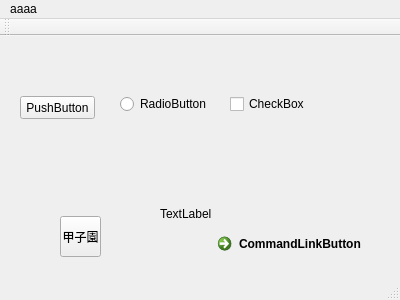
<?xml version="1.0" encoding="UTF-8"?>
<ui version="4.0">
 <class>MainWindow</class>
 <widget class="QMainWindow" name="MainWindow">
  <property name="geometry">
   <rect>
    <x>0</x>
    <y>0</y>
    <width>400</width>
    <height>300</height>
   </rect>
  </property>
  <property name="windowTitle">
   <string>MainWindow</string>
  </property>
  <property name="windowFilePath">
   <string>C:\Program Files\gnuplot\bin\wgnuplot.exe</string>
  </property>
  <property name="tabShape">
   <enum>QTabWidget::Rounded</enum>
  </property>
  <widget class="QWidget" name="centralWidget">
   <widget class="QLabel" name="label">
    <property name="geometry">
     <rect>
      <x>160</x>
      <y>170</y>
      <width>131</width>
      <height>16</height>
     </rect>
    </property>
    <property name="text">
     <string>TextLabel</string>
    </property>
   </widget>
   <widget class="QPushButton" name="pushButton">
    <property name="geometry">
     <rect>
      <x>20</x>
      <y>60</y>
      <width>75</width>
      <height>23</height>
     </rect>
    </property>
    <property name="text">
     <string>PushButton</string>
    </property>
   </widget>
   <widget class="QRadioButton" name="radioButton">
    <property name="geometry">
     <rect>
      <x>120</x>
      <y>60</y>
      <width>86</width>
      <height>16</height>
     </rect>
    </property>
    <property name="text">
     <string>RadioButton</string>
    </property>
   </widget>
   <widget class="QCheckBox" name="checkBox">
    <property name="geometry">
     <rect>
      <x>230</x>
      <y>60</y>
      <width>75</width>
      <height>16</height>
     </rect>
    </property>
    <property name="text">
     <string>CheckBox</string>
    </property>
   </widget>
   <widget class="QToolButton" name="toolButton">
    <property name="geometry">
     <rect>
      <x>60</x>
      <y>180</y>
      <width>41</width>
      <height>41</height>
     </rect>
    </property>
    <property name="text">
     <string>甲子園</string>
    </property>
    <property name="toolButtonStyle">
     <enum>Qt::ToolButtonTextUnderIcon</enum>
    </property>
   </widget>
   <widget class="QCommandLinkButton" name="commandLinkButton">
    <property name="geometry">
     <rect>
      <x>210</x>
      <y>190</y>
      <width>172</width>
      <height>41</height>
     </rect>
    </property>
    <property name="text">
     <string>CommandLinkButton</string>
    </property>
   </widget>
  </widget>
  <widget class="QMenuBar" name="menuBar">
   <property name="geometry">
    <rect>
     <x>0</x>
     <y>0</y>
     <width>400</width>
     <height>24</height>
    </rect>
   </property>
   <widget class="QMenu" name="menuAaaa">
    <property name="title">
     <string>aaaa</string>
    </property>
   </widget>
   <addaction name="menuAaaa"/>
  </widget>
  <widget class="QToolBar" name="mainToolBar">
   <attribute name="toolBarArea">
    <enum>TopToolBarArea</enum>
   </attribute>
   <attribute name="toolBarBreak">
    <bool>false</bool>
   </attribute>
  </widget>
  <widget class="QStatusBar" name="statusBar"/>
 </widget>
 <layoutdefault spacing="6" margin="11"/>
 <resources/>
 <connections/>
</ui>
